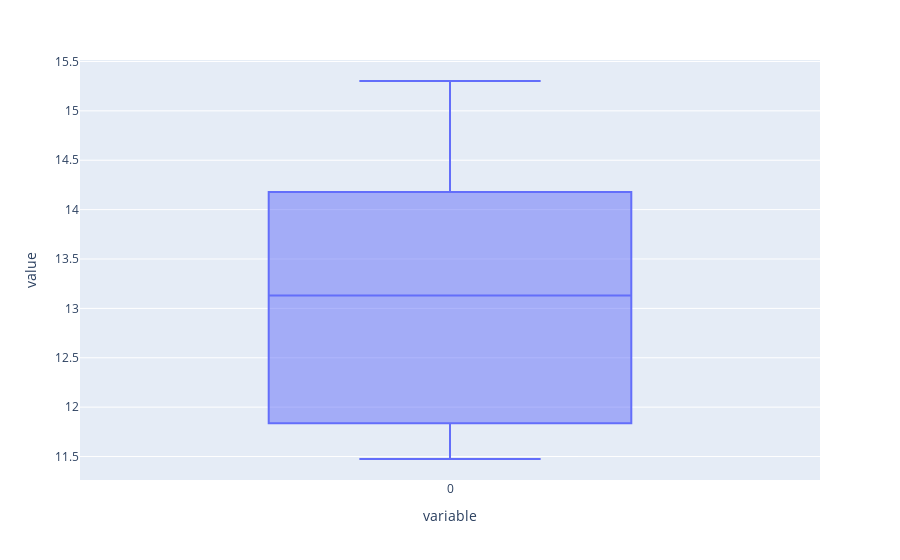

The notebook cell saved with this chart:
### Markdown cell above
We see that it was low at the start and then it went up until 1995, after this year the number of suicides decrease steadily. Maybe we should look at the distribution of the data using a boxplot.

### Code cell
px.box(ratePerYear.values())

### Figure 1 — Plotly figure (JSON) as saved in the notebook; plotly's stock layout.template omitted (floating-point values rounded to 4 significant figures)
{"data": [{"alignmentgroup": "True", "hovertemplate": "variable=%{x}<br>value=%{y}<extra></extra>", "legendgroup": "", "marker": {"color": "#636efa"}, "name": "", "notched": false, "offsetgroup": "", "orientation": "v", "showlegend": false, "type": "box", "x": ["0", "0", "0", "0", "0", "0", "0", "0", "0", "0", "0", "0", "0", "0", "0", "0", "0", "0", "0", "0", "0", "0", "0", "0", "0", "0", "0", "0", "0", "0", "0", "0"], "x0": " ", "xaxis": "x", "y": [11.51, 11.72, 11.58, 11.48, 13.08, 13.18, 13.29, 13.47, 14.48, 14.98, 15.3, 14.84, 14.14, 14.47, 14.42, 14.22, 14.28, 14.05, 13.93, 13.8, 13.51, 12.68, 12.55, 12.65, 12.32, 11.95, 11.86, 12.03, 11.81, 11.66, 11.47, 11.81], "y0": " ", "yaxis": "y"}], "layout": {"boxmode": "group", "legend": {"tracegroupgap": 0}, "margin": {"t": 60}, "xaxis": {"anchor": "y", "domain": [0, 1], "title": {"text": "variable"}}, "yaxis": {"anchor": "x", "domain": [0, 1], "title": {"text": "value"}}}}
